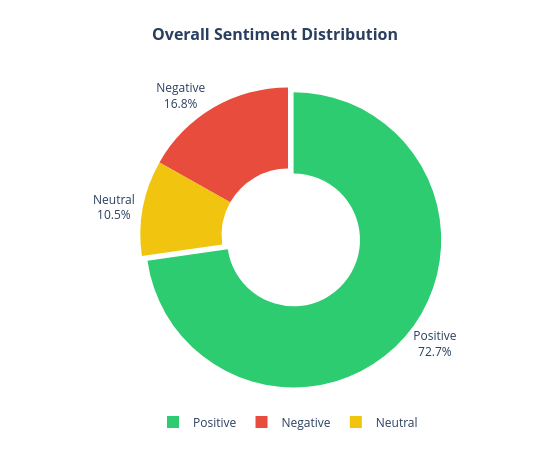

Here is the notebook cell this chart was saved with:
### Markdown cell above
## 10. Data Visualizations

All charts use real Corona review data. Each one tells a different part of the story.

### Code cell
COLORS = {'Positive': '#2ecc71', 'Neutral': '#f1c40f', 'Negative': '#e74c3c'}
TEMPLATE = 'plotly_white'

# Chart 1 — Sentiment Distribution Donut
sentiment_counts = df['Sentiment_GPT'].value_counts().reset_index()
sentiment_counts.columns = ['Sentiment', 'Count']

fig = px.pie(
    sentiment_counts, names='Sentiment', values='Count',
    title='<b>Overall Sentiment Distribution</b>',
    color='Sentiment', color_discrete_map=COLORS,
    hole=0.45, template=TEMPLATE
)
fig.update_traces(
    textposition='outside', textinfo='percent+label',
    hovertemplate='<b>%{label}</b><br>Count: %{value}<br>Share: %{percent}<extra></extra>',
    pull=[0.05, 0, 0]
)
fig.update_layout(
    title_x=0.5, title_font_size=16,
    width=550, height=450,
    margin=dict(t=80, b=60, l=40, r=40),
    legend=dict(orientation='h', yanchor='bottom', y=-0.15, xanchor='center', x=0.5)
)
fig.show()

### Figure 1 — Plotly figure (JSON) as saved in the notebook; plotly's stock layout.template omitted (floating-point values rounded to 4 significant figures)
{"data": [{"customdata": [["Positive"], ["Negative"], ["Neutral"]], "domain": {"x": [0, 1], "y": [0, 1]}, "hole": 0.45, "hovertemplate": "<b>%{label}</b><br>Count: %{value}<br>Share: %{percent}<extra></extra>", "labels": ["Positive", "Negative", "Neutral"], "legendgroup": "", "marker": {"colors": ["#2ecc71", "#e74c3c", "#f1c40f"]}, "name": "", "pull": [0.05, 0, 0], "showlegend": true, "textinfo": "percent+label", "textposition": "outside", "type": "pie", "values": [160, 37, 23]}], "layout": {"height": 450, "legend": {"orientation": "h", "tracegroupgap": 0, "x": 0.5, "xanchor": "center", "y": -0.15, "yanchor": "bottom"}, "margin": {"b": 60, "l": 40, "r": 40, "t": 80}, "title": {"font": {"size": 16}, "text": "<b>Overall Sentiment Distribution</b>", "x": 0.5}, "width": 550}}
